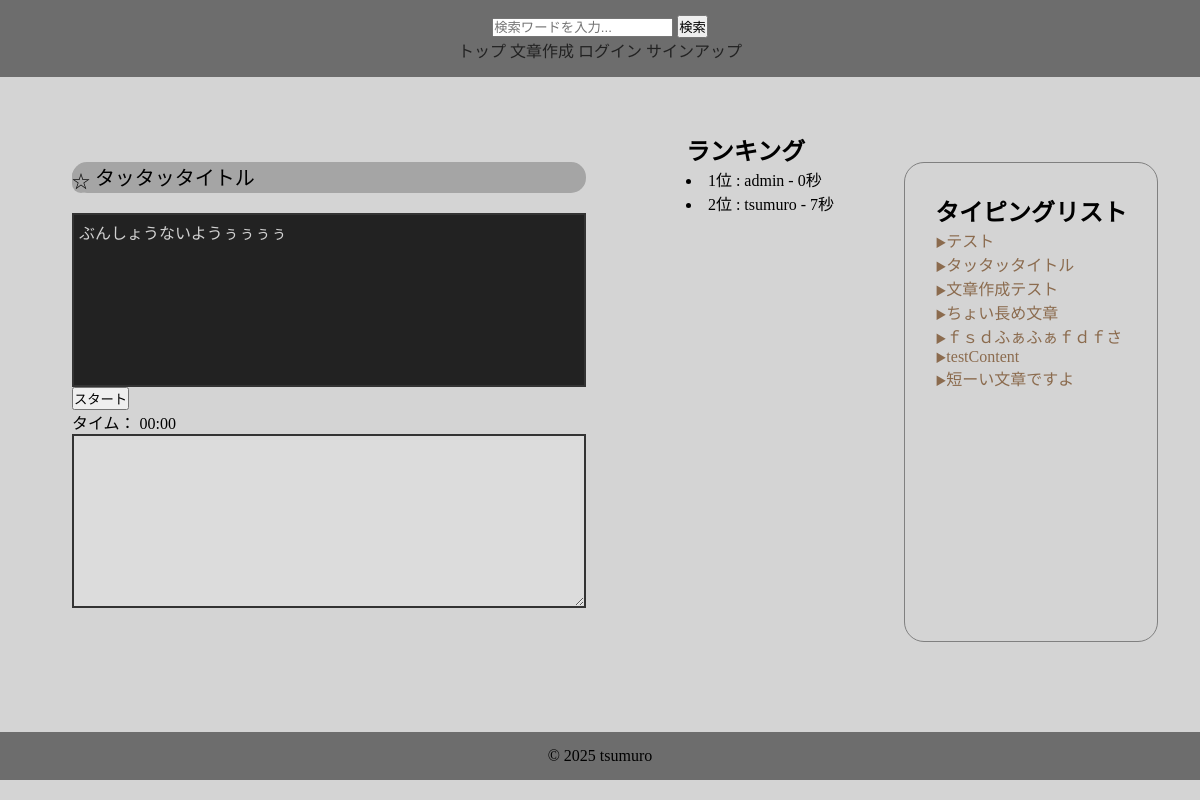
/5/, run on an earlier commit of the app's database.
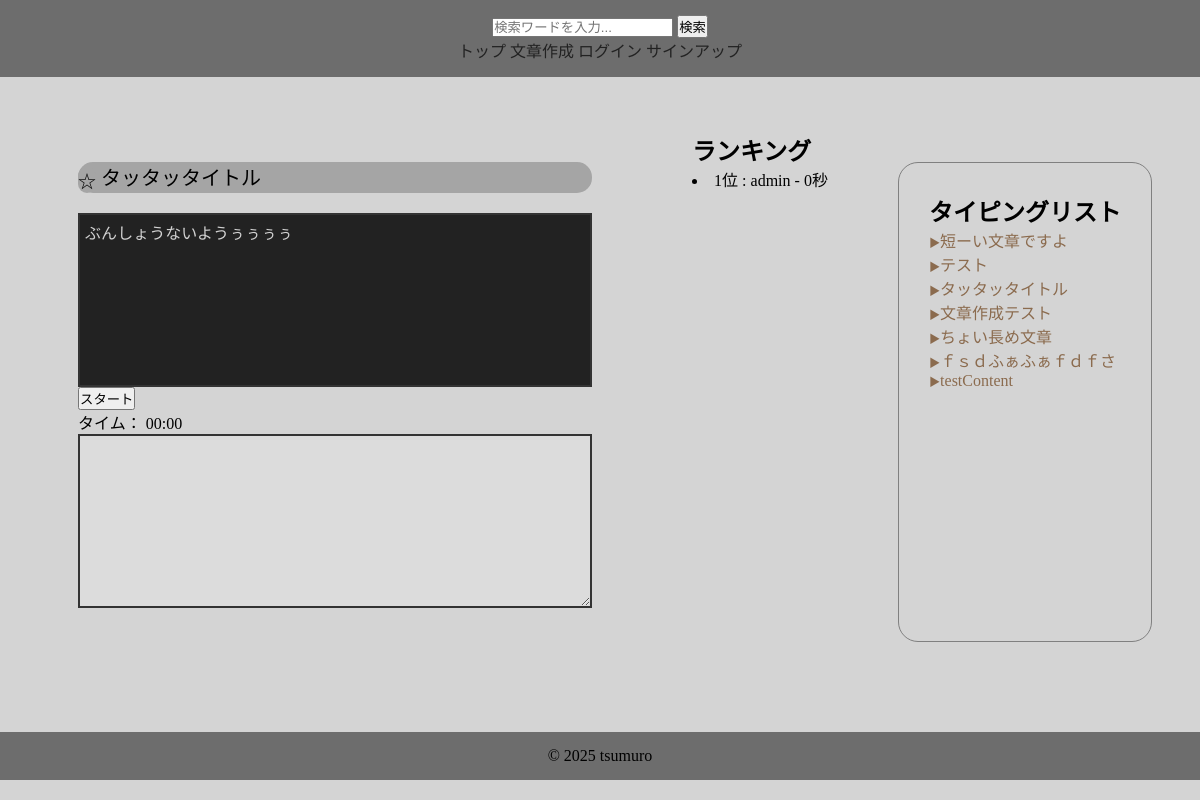
And on a later commit of the database.
### typingapp/models.py (models this page shows, shortened)
class History(models.Model):
    user = models.ForeignKey(CustomUser, on_delete=models.CASCADE)
    title = models.ForeignKey(Content, on_delete=models.CASCADE)
    typing_time = models.IntegerField()

### accounts/models.py (models this page shows)
class CustomUser(AbstractUser):
    pass

### contentapp/models.py (models this page shows, shortened)
class Content(models.Model):
    user = models.ForeignKey(
        settings.AUTH_USER_MODEL,
        on_delete=models.SET_NULL,
        null=True,
        blank=True
    )
    title = models.CharField(max_length=30, unique=True)
    sentence = models.TextField()
    category = models.ForeignKey(
        Category,
        on_delete=models.SET_NULL,
        null=True,
        blank=True,
    )
    is_public = models.BooleanField(default=True)
    play_count = models.IntegerField(default=0)
    created_at = models.DateTimeField(auto_now_add=True)

### typingapp/views.py (the view, shortened to what this page needs)
# urls.py: path('<int:pk>/', views.IndexView.as_view(), name='typing'),
class IndexView(generic.DetailView):
    model = Content
    template_name = "index.html"
    context_object_name = "content_object"
    def get_object(self, queryset=None):
        pk = self.kwargs.get("pk", 1)
        return Content.objects.get(pk=pk)
    def get_context_data(self, **kwargs):
        context = super().get_context_data(**kwargs)
        pk = self.kwargs['pk']
        content = Content.objects.get(pk=pk)
        if self.request.user.is_authenticated:
            is_favorite = Favorite.objects.filter(user=self.request.user, title=content).exists()
        else:
            is_favorite = False
        context['is_favorite'] = is_favorite
        context['content_list'] = Content.objects.filter(is_public=True).order_by('-play_count')
        context['ranking_list'] = History.objects.filter(title__title=self.object.title).order_by("typing_time")
        return context

### typingapp/templates/index.html (shortened to what this page needs)
{% extends "base.html" %}
{% load static %}
{% block contents %}
<div class="index-content">
    <div class="typing-content">
        <div id="title">
            <form method="POST">
                <p>
                    {% if is_favorite %}
                    <input type="hidden" name="action" value="delete_favorite">
                    <button id="favorite-button" type="submit">★</button>
                    {% else %}
                    <button id="favorite-button" type="submit">☆</button>
                    {% endif %}
                    {{ content_object.title }}
                </p>
            </form>
        </div>
        <div id="target-sentence">{{ content_object.sentence }}</div>
        <br>
        <button id="start-button">スタート</button>
        <div id="timer">タイム： 00:00</div>
        <textarea id="typing-input" disabled></textarea>
    </div>
    <div class="ranking_list">
        <h2>ランキング</h2>
        {% for ranking in ranking_list %}
            <li>{{ forloop.counter }}位 : {{ ranking.user }} - {{ ranking.typing_time }}秒</li>
        {% empty %}
            <p>まだランキングがありません</p>
        {% endfor %}
    </div>
    <div class="content-list">
        <h2>タイピングリスト</h2>
        {% for content in content_list %}
        <li><a href="{% url "typingapp:typing" content.pk %}">{{ content.title }}</a></li>
        {% endfor %}
    </div>
</div>
{% endblock  %}

What changed in the data, as far as the page shows it:
removed History: user "tsumuro", typing_time "7"
changed Content "短ーい文章ですよ": moves up the list
